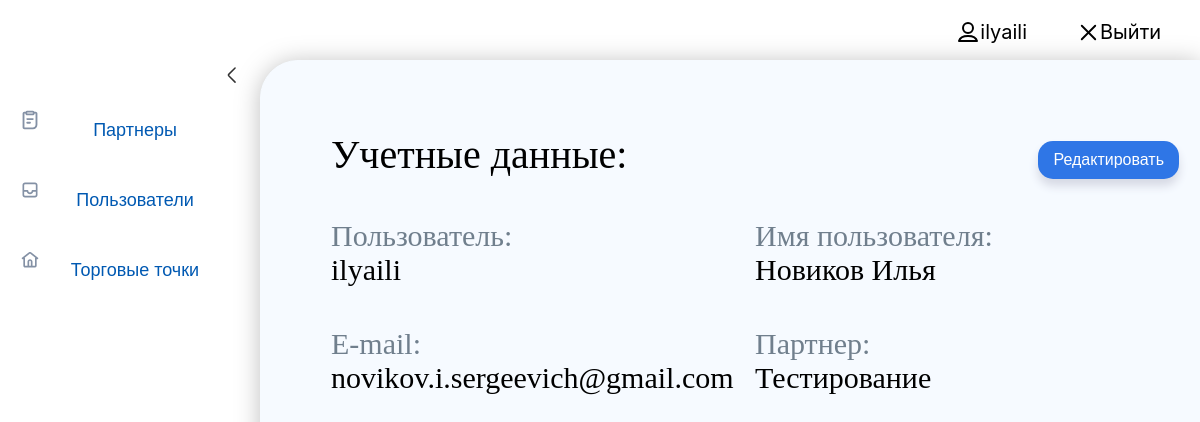
Screenshot of /users/2 (signed in) with the database file from the repository.
### Jaimain/models.py (models this page shows, shortened)
class JaiUser(AbstractUser):
    partner = models.ForeignKey('Partner', on_delete=models.PROTECT, verbose_name="Партнер", default=None, null=True)
    tel_number = models.CharField(max_length=255, verbose_name='Контактный телефон')
    is_costumer = models.BooleanField(default=False, verbose_name='Является покупателем')

class Partner(models.Model):
    name = models.CharField(max_length=255, unique=True, verbose_name='Наименование партнера')
    logo = models.ImageField(upload_to='logos/', verbose_name='Логотип')
    description = models.TextField(blank=True, verbose_name='Описание')
    iin = models.CharField(max_length=12, verbose_name="ИИН/БИН", unique=True, blank=False)
    partner_person = models.CharField(max_length=255, verbose_name='Контактное лицо')
    partner_tel = models.CharField(max_length=255, verbose_name='Контактный телефон')
    partner_email = models.EmailField(verbose_name='Контактный email')
    time_create = models.DateTimeField(auto_now_add=True, verbose_name='Время создания')
    time_start_working = models.DateField(verbose_name='Дата начала работы')
    time_expires = models.DateField(verbose_name='Дата окончания работы')
    is_working = models.BooleanField(default=False, verbose_name='Активность')
    class Meta:
        verbose_name = 'Партнер'
        verbose_name_plural = 'Партнеры'
        ordering = ['id']
    def __str__(self):
        return self.name

### Jaimain/views.py (the view)
# urls.py: path('users/<int:jaiuser_pk>', ShowUser.as_view(), name='showuser'),
class ShowUser(DataMixin, DetailView):
    model = JaiUser
    template_name = 'Jaimain/show_user.html'
    pk_url_kwarg = 'jaiuser_pk'
    context_object_name = 'user'
    def get_context_data(self, *, object_list=None, **kwargs):
        context = super().get_context_data(**kwargs)
        c_def = self.get_user_context(title='Партнеры')
        return dict(list(context.items()) + list(c_def.items()))
    @method_decorator(login_required)
    def dispatch(self, request, *args, **kwargs):
        if request.user.is_costumer:
            raise PermissionDenied
        return super().dispatch(request, *args, **kwargs)

### Jaimain/utils.py (called while the page is built)
    def get_user_context(self, **kwargs):
        context = kwargs
        user_menu = menu.copy()
        context['menu'] = user_menu
        return context

### Jaimain/templates/Jaimain/show_user.html (shortened to what this page needs)
{% extends 'Jaimain/base.html' %}
{% block content %}
<div class="header_ilya">
    <div class="PortfolioTop">Учетные данные:</div>
    <div class="PortfolioBtn" style="text-align: right" class="btn_ilya">
        <button class="btn">
            <a class="white" href='{% url 'edituser' user.pk %}'>Редактировать</a>
        </button>
    </div>
    <div class="PortfolioPerson">
        <div class="PortfolioPerson-top">Пользователь:</div>
        <div> {{user.username}}</div>
    </div>
    <div class="PortfolioName">
        <div class="PortfolioName-top">Имя пользователя:</div>
        <div>{{user.last_name}} {{user.first_name}}</div>
    </div>
    <div class="PortfolioMail">
        <div class="PortfolioMail-top">E-mail:</div>
        <div>{{user.email}}</div>
    </div>
    <div class="PortfolioPartner">
        <div class="PortfolioPartner-top">Партнер:</div>
        <div>{{user.partner}}</div>
    </div>
    {% endblock %}

### Jaimain/templates/Jaimain/base.html (shortened to what this page needs)
{% load static %}
<!DOCTYPE html>
<html>
<head>
	<link type="text/css" href="{% static 'Jaimain/css/styles.css' %}" rel="stylesheet" />
</head>
<body>
<table class="table-page" border=0 cellpadding="0" cellspacing="0">
<tr><td valign=top>
<table class="table-content" border=0 cellpadding="0" cellspacing="0">
<tr class="background-tr">
{% block mainmenu %}
		<div class="header">
			<ul id="mainmenu" class="mainmenu">
{% if request.user.is_authenticated %}
				<div class="header__user">
					<div class="last">
						<img src="./../../static/Jaimain/images/user.svg" alt="">
						<p>{{user.username}}</p>
					</div>
					<div class="header__user-exit">
						<img class="header__user-exitImg" src="./../../static/Jaimain/images/exit.svg" alt="">
						<a class="header__exit" href="{% url 'logout' %}">Выйти</a>
					</div>
				</div>
			{% else %}
			<div class="last"><a class="last__login" href="{% url 'login' %}">Войти</a>
			</div>
			{% endif %}
{% endblock %}
		<td valign="top" class="left-chapters " >
			<div class="sidebar__arrow">
				<img class="sidebar__arrow-img" src="./../../static/Jaimain/images/Caret.svg" alt="">
			</div>
			<ul id="leftchapters">
{% for m in menu %}
				<li>
					<div class="slider__right" >
						<a  href="{% url m.url_name %}">{{m.title}}</a>
					</div>
				</li>
{% endfor %}
			</ul>
		</td>
<td valign="top" class="content footet-bot">
	<div class="content-text">
{% block content %}
{% endblock %}
	</div>
</td></tr></table>
</td></tr>
</body>
</html>

### Jaimain/static/Jaimain/css/styles.css (style rules this page uses)
html, body { font-family: 'Inter', sans-serif !important; margin: 0; padding: 0; height: 100%; width: 100%; color: #444; }
a { color: #0059b2; text-decoration: none; }
img { max-width: 600px; height: auto; }
.table-page { width: 100%; height: 100%; vertical-align: top; }
.table-page tr { height: 100%; }
.header { height: 60px; width: 100%; background: white; overflow: hidden; z-index: 100; }
ul.mainmenu { list-style: none; margin: 0; padding: 0; height: 60px; color: #fdc073; font-size: 20px; }
.table-content { width: 100%; min-height: 100%; height: 100%; }
.left-chapters { margin: 0; background: white; min-height: 100%; }
.left-chapters ul { width: 230px; max-height: 100%; margin: 0; padding: 20px 10px 10px 20px; list-style: none; font-size: 20px; }
.left-chapters ul li { margin: 30px 0 0 0; color: #999; }
.left-chapters ul li a { text-decoration: none; }
.content { padding: 40px 20px 20px 40px; width: 100%; box-sizing: border-box; background-color: #F6FAFF; border: #F6FAFF solid 1px; border-radius: 38px 0px 0px 38px; filter: drop-shadow(0px 2px 12px rgba(0, 0, 0, 0.25)); }
.content-text { margin: 30px 0 0 30px; color: #000; font-size: 20px; font-family: Yandex Sans Display Light; }
.header_ilya { display: flex; flex-wrap: wrap; }
.btn, .search__btn,.input-search { margin-left: 10px; margin-top: 10px; background-color: #2F76E6; padding: 10px 15px; border-radius: 15px; font-size: 16px; color: #fff; border: 0; outline: none; box-shadow: 0 7px 10px #d6d9e4; cursor: pointer; transition: all 0.1s ease-in-out; text-decoration: none !important; }
.slider__right { display: flex; align-items: center; font-family: 'Poppins', sans-serif; }
.background-tr { background-color: #F6FAFF; }
.sidebar__arrow { display: flex; justify-content: end; position: absolute; left: 218px; cursor: pointer; }
.sidebar__arrow { cursor: pointer; }
.partners-block { background-image: url(./../images/part-icon.svg); background-repeat: no-repeat; text-align: center; width: 100%; font-size: 18px; height: 40px; display: flex; justify-content: space-around; align-items: center; }
.addPartners-block { background-image: url(./../images/add-part-icon.svg); background-repeat: no-repeat; font-size: 18px; text-align: center; width: 100%; height: 40px; display: flex; justify-content: space-around; align-items: center; }
.shop { background-image: url(./../images/home.svg); background-repeat: no-repeat; font-size: 18px; text-align: center; width: 100%; height: 40px; display: flex; justify-content: space-around; align-items: center; }
.header__user { display: flex; flex-wrap: wrap; justify-content: end; }
.last { color:black; justify-content: center; align-items: center; margin-right: 50px; display: flex; cursor: pointer; }
.header__user-exit { display: flex; justify-content: center; align-items: center; cursor: pointer; }
.header__user-exitImg { width: 23px; height: 23px; }
.header__exit { color:black !important; width: 100px; text-decoration: none !important; }
.PortfolioTop { width: 50%; font-size: 40px; }
.PortfolioBtn { width: 50%; font-size: 30px; margin-bottom: 40px; }
.PortfolioPerson,.PortfolioName { width: 50%; font-size: 30px; margin-bottom: 40px; }
.PortfolioMail,.PortfolioPartner { width: 50%; font-size: 30px; }
.PortfolioPerson-top,.PortfolioName-top,.PortfolioMail-top,.PortfolioPartner-top { color: #707f8d; }
.white { color: white !important; }

### rows the page displays
JaiUser: username "ilyaili", last_name "Новиков", first_name "Илья", email "novikov.i.sergeevich@gmail.com", partner "Тестирование"

### other values shown
{{ m.title }} "Партнеры" "Пользователи" "Торговые точки"
